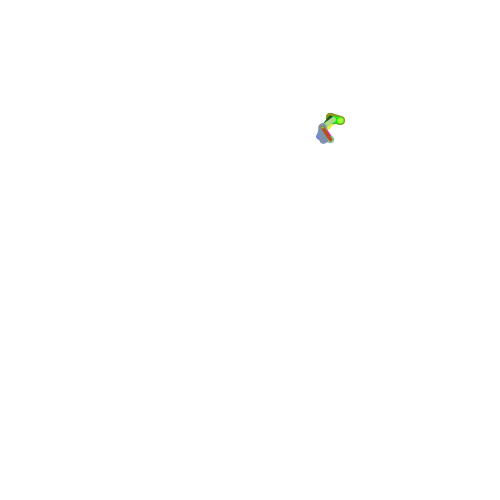
Frame 1 (no input)
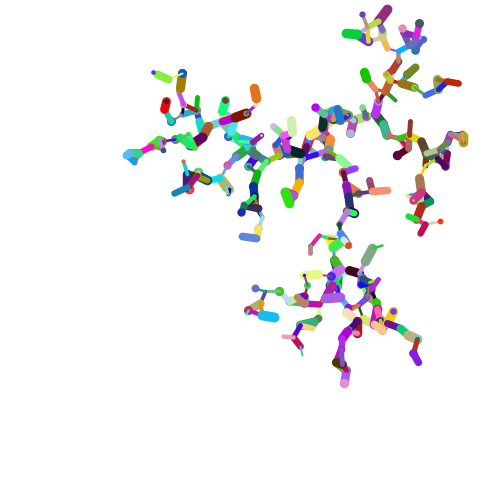
Frame 60 (the mouse pressed at the canvas centre just before this capture)
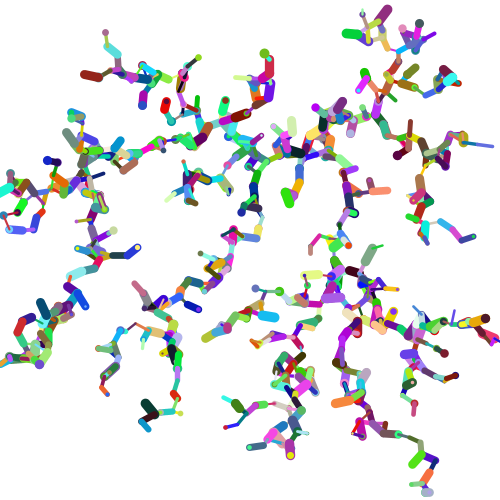
Frame 120 (the mouse held since frame 60 and released just before this capture)

The Processing sketch that drew these frames (run headless with seeded random() and noise(); from frame 60 on, the mouse is pressed at the canvas centre):

// Processing sketch: processing_179158
// ── processing_179158.pde

//number of lines
Cell[]myCells= new Cell[800]; 

void setup() { 
  size(500, 500); 
  background(255); 
  for (int i=0; i <myCells.length; i++) { 
    myCells[i]=new Cell(); 
  } 


 myCells[0].isseed=true; 


} 


void draw () { 
  for (int i=0; i<myCells.length;i++) { 
    myCells[i].update(); 
  } 


  for (int i=0; i<myCells.length; i++) { 
    if (myCells[i].isseed== false) {
      for (int j=0; j<myCells.length; j++) { 
        if (myCells[j].isseed==true) { 
          float d; 
          d= PVector.dist(myCells[i].location, myCells[j].location); 
       // length of lines
          if (d<15) { 
            myCells[i].isseed=true; 
            //creat lines with random colour and random stokeweight 
            strokeWeight(random(2,10)); 
            stroke(random(0,255),random(0,255),random(0,255)); 
            line(myCells[i].location.x, myCells[i].location.y, myCells[j].location.x, myCells[j].location.y); 
          } 
        } 
      } 
    } 
  } 
} 


class Cell { 
  PVector location= new PVector();  
  PVector velocity=new PVector(); 
  float dia; 
  boolean isseed; 
  float cellred, cellgreen, cellblue; 
  float lineweight; 

  Cell() { 
   location = new PVector(random(500), random(500)); 
    dia=5; 
    isseed=false; 
    cellred=225; 
    cellblue=225; 
    cellgreen=225; 
    lineweight=0.1; 
  } 


  void display() { 
    strokeWeight(lineweight); 
    if (isseed==true) { 
      fill(255, 0, 0); 
    } 

    if (isseed==false) { 
      fill(cellred, cellgreen, cellblue); 
    } 

    ellipse(location.x, location.y, dia, dia); 
  } 


  void update() { 
    if (isseed==false) { 
    // speed of production
      velocity = new PVector(random(-15, 15), random(-15, 15)); 
      location.add(velocity); 


    } 


  } 


} 
